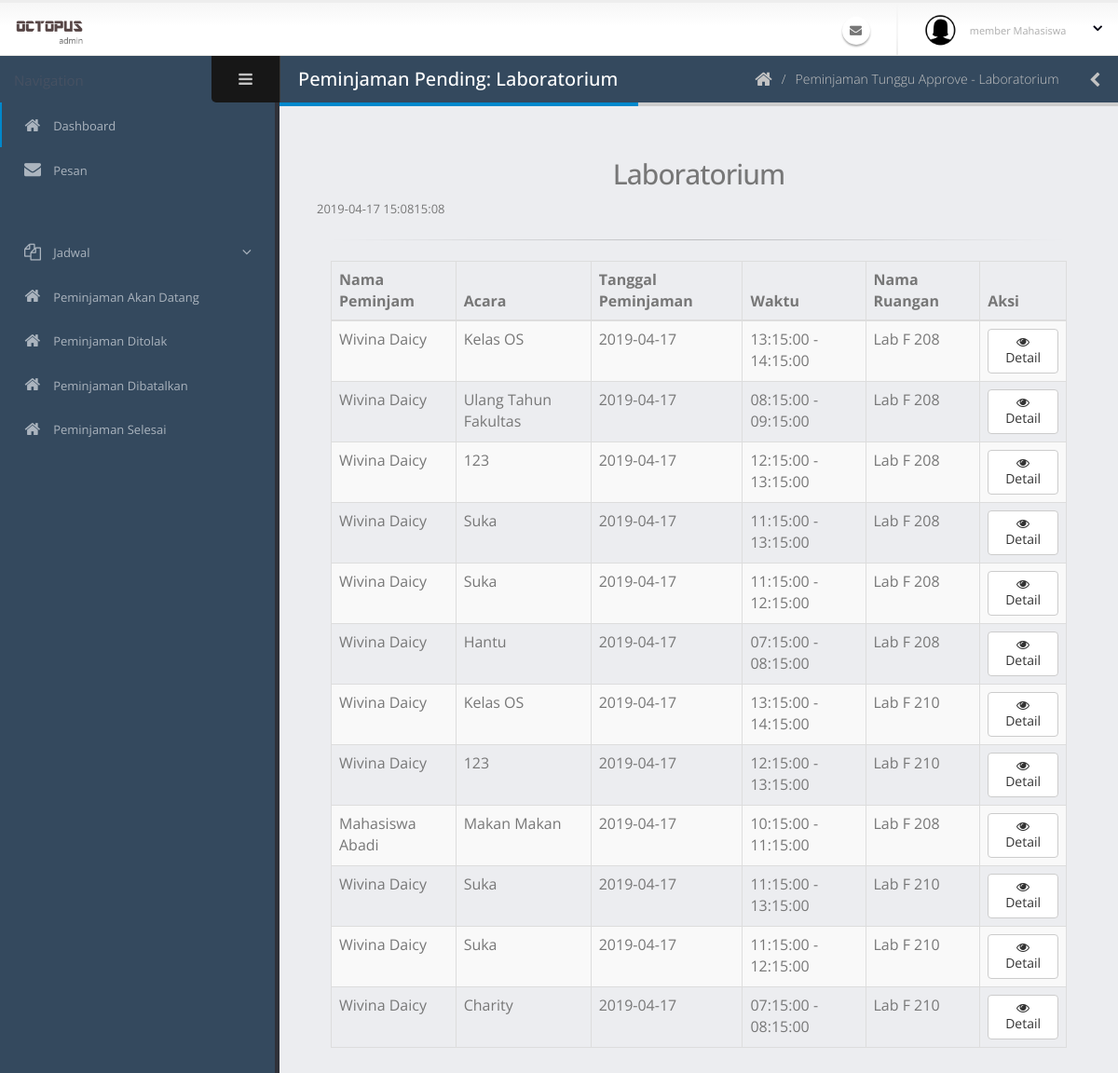
The app's page /admin/pendingLab.php, older data.
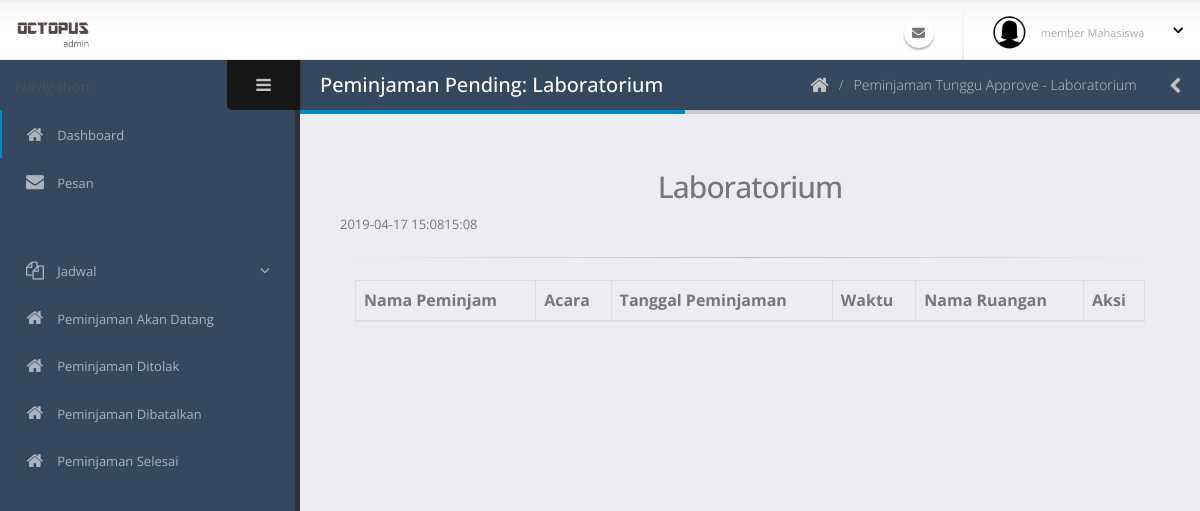
The same page, newer data.
### tables this page shows
CREATE TABLE `peminjaman` (
  `id_peminjaman` varchar(40) NOT NULL COMMENT 'PJ-0',
  `tanggal_peminjaman` date NOT NULL,
  `id_ruangan` varchar(40) NOT NULL,
  `waktu_mulai` time NOT NULL,
  `waktu_selesai` time NOT NULL,
  `id_pengguna` varchar(40) NOT NULL,
  `acara` varchar(70) NOT NULL,
  `jumlah_peserta` int(11) NOT NULL,
  `id_kategoriAcara` int(11) NOT NULL,
  `deskripsi_acara` text NOT NULL,
  `status_peminjaman` int(11) NOT NULL COMMENT '0:TUNGGU APPROVE, 1:APPROVED, 2:SEDANG DIPINJAM, 3:SELESAI, 4:TIDAK APPROVE 5:DIBATALKAN 6:TIMEOUT',
  `user_add` varchar(40) NOT NULL,
  `waktu_add` datetime NOT NULL,
  `user_edit` varchar(40) NOT NULL,
  `waktu_edit` datetime NOT NULL,
  `user_delete` varchar(40) NOT NULL,
  `waktu_delete` datetime NOT NULL,
  `status_delete` int(11) NOT NULL
);

CREATE TABLE `pengguna` (
  `id_pengguna` varchar(40) NOT NULL COMMENT 'USER-0',
  `email` varchar(50) NOT NULL,
  `kata_sandi` text NOT NULL,
  `nama_lengkap` varchar(60) NOT NULL,
  `jenis_kelamin` char(1) NOT NULL,
  `tanggal_lahir` date NOT NULL,
  `alamat` text NOT NULL,
  `no_hp` varchar(20) NOT NULL,
  `tanggal_masuk` date NOT NULL,
  `status_pengguna` int(11) NOT NULL COMMENT '1: SUPER ADMIN, 2: ADMIN, 3: MEMBER DOSEN, 4:MEMBER MAHASISWA',
  `status_daftar` int(11) NOT NULL COMMENT '0 =TIDAK AKTIF, 1=MENUNGGU APPROVE, 2=AKTIF',
  `user_add` varchar(40) NOT NULL,
  `waktu_add` datetime NOT NULL,
  `user_edit` varchar(40) NOT NULL,
  `waktu_edit` datetime NOT NULL,
  `user_delete` varchar(40) NOT NULL,
  `waktu_delete` datetime NOT NULL,
  `status_delete` int(11) NOT NULL
);

CREATE TABLE `ruangan` (
  `id_ruangan` varchar(40) NOT NULL COMMENT 'R-0',
  `nama_ruangan` varchar(60) NOT NULL,
  `jenis_ruangan` int(11) NOT NULL COMMENT '1:LABORATORIUM, 2: MEETING ROOM',
  `gedung_lantai` varchar(20) NOT NULL,
  `kapasitas` int(11) NOT NULL,
  `deskripsi` text NOT NULL,
  `user_add` varchar(40) NOT NULL,
  `waktu_add` datetime NOT NULL,
  `user_edit` varchar(40) NOT NULL,
  `waktu_edit` datetime NOT NULL,
  `user_delete` varchar(40) NOT NULL,
  `waktu_delete` datetime NOT NULL,
  `status_delete` int(11) NOT NULL
);

### session.php (called while the page is built, shortened)
<?php
$email = $_SESSION['email'];
$password =$_SESSION['password'];
$jk = $_SESSION['jk'];
$id = $_SESSION['id'];
?>

### admin/pendingLab.php (the view, shortened to what this page needs)
<?php include('../session.php')?>
<?php include('../koneksi.php'); ?>
<?php include('req/head.php');?>
<?php include('req/header.php');?>
<?php include('req/leftbar.php');?>
	<section role="main" class="content-body">
		<header class="page-header">
			<h2>Peminjaman Pending: Laboratorium</h2>
			<div class="right-wrapper pull-right">
				<ol class="breadcrumbs">
					<li>
						<a href="index.php">
							<i class="fa fa-home"></i>
						</a>
					</li>
					<li>
                        <a href="peminjamanPending.php">
                            <span>Peminjaman Tunggu Approve  - Laboratorium</span>
                        </a>
                    </li>
				</ol>
				<a class="sidebar-right-toggle" data-open="sidebar-right"><i class="fa fa-chevron-left"></i></a>
			</div>
		</header>
		<h2 style="text-align:center">Laboratorium</h2>
		<?php
		$harini = date("Y-m-d H:i");
		$jamini = date("H:i");
		echo $harini;
		echo $jamini;
		?>
<div class="container-fluid">
	<hr>
	<table  class="table table-bordered table-striped mb-none" id="datatable-default">
		<thead>
			<tr>
				<th>Nama Peminjam</th>
                <th>Acara</th>
				<th>Tanggal Peminjaman</th>
				<th>Waktu</th>
				<th>Nama Ruangan</th>
				<th>Aksi</th>
			</tr>
		</thead>
		<tbody>
		<?php
			$query = mysqli_query($koneksi, "SELECT * from peminjaman join pengguna JOIN ruangan ON pengguna.id_pengguna = peminjaman.id_pengguna AND ruangan.id_ruangan = peminjaman.id_ruangan WHERE ruangan.jenis_ruangan='1' AND status_peminjaman='0' ORDER BY tanggal_peminjaman DESC");
			while($data=mysqli_fetch_array($query)){
			?>
			<tr>
				<td><?php echo $data['nama_lengkap']?></td>
				<td><?php echo $data['acara']?></td>
				<td><?php echo $data['tanggal_peminjaman']?></td>
				<td><?php echo $data['waktu_mulai'] . " - " . $data['waktu_selesai']?></td>
                <td><?php echo $data['nama_ruangan']?></td>
				<td class="text-center">
					<a class="btn btn-default" href="detailPeminjamanTunggu.php?idpeminjaman=<?php echo $data['id_peminjaman'];?>"><i class='fa fa-eye'></i> Detail
					</a>
				</td>
			</tr>
			<?php } ?>
		</tbody>
	</table>
</div>
<?php include('req/endtitle.php');?>
<?php include('req/script.php');?>

### admin/req/head.php (shortened to what this page needs)
<html class="fixed">
	<head>
		<link rel="stylesheet" href="assets/vendor/bootstrap/css/bootstrap.css" />
		<link rel="stylesheet" href="assets/vendor/font-awesome/css/font-awesome.css" />
		<link rel="stylesheet" href="assets/vendor/magnific-popup/magnific-popup.css" />
		<link rel="stylesheet" href="assets/vendor/bootstrap-datepicker/css/datepicker3.css" />
		<link rel="stylesheet" href="assets/vendor/jquery-ui/css/ui-lightness/jquery-ui-1.10.4.custom.css" />
		<link rel="stylesheet" href="assets/vendor/bootstrap-multiselect/bootstrap-multiselect.css" />
		<link rel="stylesheet" href="assets/vendor/morris/morris.css" />
		<link rel="stylesheet" href="assets/vendor/bootstrap-fileupload/bootstrap-fileupload.min.css" />
		<link rel="stylesheet" href="assets/vendor/select2/select2.css" />
		<link rel="stylesheet" href="assets/vendor/jquery-datatables-bs3/assets/css/datatables.css" />
		<link rel="stylesheet" href="assets/vendor/pnotify/pnotify.custom.css" />
		<link rel="stylesheet" href="assets/vendor/jquery-ui/css/ui-lightness/jquery-ui-1.10.4.custom.css" />
		<link rel="stylesheet" href="assets/vendor/fullcalendar/fullcalendar.css" />
		<link rel="stylesheet" href="assets/vendor/fullcalendar/fullcalendar.print.css" media="print" />
		<link rel="stylesheet" href="assets/vendor/summernote/summernote.css" />
		<link rel="stylesheet" href="assets/vendor/summernote/summernote-bs3.css" />
		<link rel="stylesheet" href="assets/stylesheets/theme.css" />
		<link rel="stylesheet" href="assets/stylesheets/skins/default.css" />
		<link rel="stylesheet" href="assets/stylesheets/theme-custom.css">
	</head>

### admin/req/header.php (shortened to what this page needs)
<section class="body">
	<header class="header">
		<div class="logo-container">
			<a href="../" class="logo">
				<img src="assets/images/logo.png" height="35" alt="JSOFT Admin" />
			</a>
		</div>
		<div class="header-right">
			<ul class="notifications">
				<li>
					<a href="#" class="dropdown-toggle notification-icon" data-toggle="dropdown">
						<i class="fa fa-envelope"></i>
					</a>
				</li>
			</ul>
			<span class="separator"></span>
			<div id="userbox" class="userbox">
				<a href="#" data-toggle="dropdown">
					<figure class="profile-picture">
						<?php
						if($jk=="l"){
							$foto = "../images/fotoprofil/male.png";
						}else{
							$foto = "../images/fotoprofil/female.png";
						}
						?>
						<img src="<?php echo $foto ?>"/>
					</figure>
					<div class="profile-info">
						<?php
						$query = mysqli_query($koneksi, "SELECT * from pengguna WHERE id_pengguna='$id'");
						$data = mysqli_fetch_array($query);
						if($data['status_pengguna']=="1"){
							$stat = "Super Admin";
						}else if($data['status_pengguna']=="2"){
							$stat = "Admin";
						}else if($data['status_pengguna']=="3"){
							$stat = "Member Dosen";
						}else{
							$stat = "member Mahasiswa";
						}
						?>
						<span class="role"><?php echo $stat?></span>
					</div>
					<i class="fa custom-caret"></i>
				</a>
			</div>
		</div>
	</header>

### admin/req/leftbar.php (shortened to what this page needs)
<div class="inner-wrapper">
	<aside id="sidebar-left" class="sidebar-left">
		<div class="sidebar-header">
			<div class="sidebar-title">
			</div>
			<div class="sidebar-toggle hidden-xs" data-toggle-class="sidebar-left-collapsed" data-target="html" data-fire-event="sidebar-left-toggle">
				<i class="fa fa-bars" aria-label="Toggle sidebar"></i>
			</div>
		</div>
		<div class="nano">
			<div class="nano-content">
				<nav id="menu" class="nav-main" role="navigation">
					<?php
					$query = "SELECT * FROM pengguna WHERE status_delete ='0' AND email='$email' AND kata_sandi='$password'";
					$eksekusi = mysqli_query($koneksi, $query);
					$data = mysqli_fetch_array($eksekusi);
					if($data['status_pengguna']==1){
					?>
					<ul class="nav nav-main">
						<li class="nav-active">
							<a href="index.php">
								<i class="fa fa-home" aria-hidden="true"></i>
								<span>Dashboard</span>
							</a>
						</li>
						<li>
						<a href="pesan.php">
							<?php
							$ceknotifmail = mysqli_query($koneksi, "SELECT count(pesan_detail.id_pesanDetail) FROM pesan_detail WHERE pesan_detail.id_penggunaKe ='$id' AND status_pesan='0'");
							$datamail = mysqli_fetch_array($ceknotifmail);
							$jumlah = $datamail['count(pesan_detail.id_pesanDetail)'];
							if($jumlah!=0){
?>
							<span class="pull-right label label-primary"><?php echo
							$jumlah?></span>
							<?php } ?>
							<i class="fa fa-envelope" aria-hidden="true"></i>
							<span>Pesan</span>
						</a>
						</li>
						<li class="nav-parent">
							<a>
								<i class="fa fa-copy" aria-hidden="true"></i>
								<span>Master Data</span>
							</a>
							<ul class="nav nav-children">
								<li>
									<a href="pengguna.php">
										 Pengguna
									</a>
								</li>
								<li>
									<a href="mahasiswa.php">
										 Mahasiswa
									</a>
								</li>
								<li>
									<a href="">
										 Program Studi &amp; Fakultas
									</a>
								</li>
								<li>
									<a href="">
										 Ruangan &amp; Jenis Ruangan
									</a>
								</li>
								<li>
									<a href="barang.php">
										 Barang
									</a>
								</li>
								<li>
									<a href="">
										 Kategori Acara
									</a>
								</li>
							</ul>
						</li>
						<li>
							<a href="memberPending.php">
								<i class="fa fa-home" aria-hidden="true"></i>
								<span>New Member Pending</span>
								<?php
								$ceknotifmail = mysqli_query($koneksi, "SELECT count(pengguna.id_pengguna) FROM pengguna WHERE status_daftar= '1'");
								$datamail = mysqli_fetch_array($ceknotifmail);
								$jumlah = $datamail['count(pengguna.id_pengguna)'];
								if($jumlah!=0){
									?>
									   &nbsp;&nbsp;&nbsp;<span class="badge"><?php echo $jumlah?></span>
									<?php } ?>
							</a>
						</li>
						<hr class="separator" />
						<li class="nav-parent">
							<a>
								<i class="fa fa-copy" aria-hidden="true"></i>
								<span>Jadwal</span>
							</a>
							<ul class="nav nav-children">
								<li>
									<a href="jadwalLab.php">
										 Laboratorium
									</a>
								</li>
								<li>
									<a href="">
										 Ruang Meeting
									</a>
								</li>
							</ul>
						</li>
						<li class="nav-parent">
							<a>
								<i class="fa fa-copy" aria-hidden="true"> </i>
								<span>Peminjaman Pending </span>
								<?php
								$ceknotifmail = mysqli_query($koneksi, "SELECT count(peminjaman.id_peminjaman) FROM peminjaman WHERE peminjaman.status_peminjaman ='0' or peminjaman.status_peminjaman='5'");
								$datamail = mysqli_fetch_array($ceknotifmail);
								$jumlah = $datamail['count(peminjaman.id_peminjaman)'];
								if($jumlah!=0){
									?>
									   &nbsp;&nbsp;&nbsp;<span class="badge"><?php echo $jumlah?></span>
									<?php } ?>
							</a>
							<ul class="nav nav-children">
								<li>
									<a href="pendingLab.php">
										 Laboratorium
										 <?php
								$ceknotifmail = mysqli_query($koneksi, "SELECT count(peminjaman.id_peminjaman) FROM peminjaman join ruangan on ruangan.id_ruangan = peminjaman.id_ruangan WHERE jenis_ruangan= '1' AND (peminjaman.status_peminjaman ='0' or peminjaman.status_peminjaman='5')");
								$datamail = mysqli_fetch_array($ceknotifmail);
								$jumlah = $datamail['count(peminjaman.id_peminjaman)'];
								if($jumlah!=0){
									?>
									   &nbsp;&nbsp;&nbsp;<span class="badge"><?php echo $jumlah?></span>
									<?php } ?>
									</a>
								</li>
								<li>
									<a href="pendingMeeting.php">
										 Ruang Meeting
										 <?php
								$ceknotifmail = mysqli_query($koneksi, "SELECT count(peminjaman.id_peminjaman) FROM peminjaman join ruangan on ruangan.id_ruangan = peminjaman.id_ruangan WHERE jenis_ruangan= '2' AND (peminjaman.status_peminjaman ='0' or peminjaman.status_peminjaman='5')");
								$datamail = mysqli_fetch_array($ceknotifmail);
								$jumlah = $datamail['count(peminjaman.id_peminjaman)'];
								if($jumlah!=0){
									?>
									   &nbsp;&nbsp;&nbsp;<span class="badge"><?php echo $jumlah?></span>
									<?php } ?>
									</a>
								</li>
							</ul>
						</li>
						<li class="nav-parent">
							<a>
								<i class="fa fa-copy" aria-hidden="true"></i>
								<span>Peminjaman</span>
							</a>
							<ul class="nav nav-children">
								<li>
									<a href="peminjamanAdminLab.php">
										 Laboratorium
									</a>
								</li>
								<li>
									<a href="">
										 Ruang Meeting
									</a>
								</li>
							</ul>
						</li>
						<li>
							<a href="">
								<i class="fa fa-home" aria-hidden="true"></i>
								<span>Peminjaman Selesai</span>
							</a>
						</li>
						<li>
							<a href="logPeminjaman.php">
								<i class="fa fa-home" aria-hidden="true"></i>
								<span>Log Peminjaman</span>
							</a>
						</li>
<hr class="separator">
<li>
							<a href="peminjamanMemberAkanDatang.php">
								<i class="fa fa-home" aria-hidden="true"></i>
								<span>Peminjaman Akan Datang</span>
							</a>
						</li>
						<li>
							<a href="peminjamanMemberDitolak.php">
								<i class="fa fa-home" aria-hidden="true"></i>
								<span>Peminjaman Ditolak</span>
							</a>
						</li>
						<li>
							<a href="peminjamanMemberDibatalkan.php">
								<i class="fa fa-home" aria-hidden="true"></i>
								<span>Peminjaman Dibatalkan</span>
							</a>
						</li>
						<li>
							<a href="peminjamanMemberSelesai.php">
								<i class="fa fa-home" aria-hidden="true"></i>
								<span>Peminjaman Selesai</span>
							</a>
						</li>
					</ul>
					<?php }else{  ?>
					<ul class="nav nav-main">
						<li class="nav-active">
							<a href="index.html">
								<i class="fa fa-home" aria-hidden="true"></i>
								<span>Dashboard</span>
							</a>
						</li>
						<li>
						<a href="pesan.php">
							<i class="fa fa-envelope" aria-hidden="true"></i>
							<span>Pesan</span>
						</a>
						</li>
						<hr class="separator" />
						<li class="nav-parent">
							<a>
								<i class="fa fa-copy" aria-hidden="true"></i>
								<span>Jadwal</span>
							</a>
						</li>
						<li>
							<a href="peminjamanMemberAkanDatang.php">
								<i class="fa fa-home" aria-hidden="true"></i>
								<span>Peminjaman Akan Datang</span>
							</a>
						</li>
						<li>
							<a href="peminjamanMemberDitolak.php">
								<i class="fa fa-home" aria-hidden="true"></i>
								<span>Peminjaman Ditolak</span>
							</a>
						</li>
						<li>
							<a href="peminjamanMemberDibatalkan.php">
								<i class="fa fa-home" aria-hidden="true"></i>
								<span>Peminjaman Dibatalkan</span>
							</a>
						</li>
						<li>
							<a href="peminjamanMemberSelesai.php">
								<i class="fa fa-home" aria-hidden="true"></i>
								<span>Peminjaman Selesai</span>
							</a>
						</li>
					</ul>
					<?php } ?>
				</nav>
			</div>
		</div>
	</aside>

### admin/req/endtitle.php
	</section>
</div>

### admin/req/script.php (shortened to what this page needs)
		</section>
	</body>
</html>

### admin/assets/stylesheets/skins/default.css (style rules this page uses)
a, .btn-link { color: #0088cc; }
.page-header h2 { border-bottom-color: #0088cc; }
ul.nav-main > li.nav-active > a { box-shadow: 2px 0 0 #0088cc inset; }
.notifications .notification-menu:before, .notifications .notification-icon:before { border-bottom-color: #0088cc; }

Row changes from the older to the newer data that the page shows:
removed peminjaman: id_pengguna.nama_lengkap "Wivina Daicy", acara "Kelas OS", tanggal_peminjaman "2019-04-17", waktu_mulai "13:15:00", waktu_selesai "14:15:00", id_ruangan.nama_ruangan "Lab F 208"
removed peminjaman: id_pengguna.nama_lengkap "Wivina Daicy", acara "Ulang Tahun Fakultas", tanggal_peminjaman "2019-04-17", waktu_mulai "08:15:00", waktu_selesai "09:15:00", id_ruangan.nama_ruangan "Lab F 208"
removed peminjaman: id_pengguna.nama_lengkap "Wivina Daicy", acara "123", tanggal_peminjaman "2019-04-17", waktu_mulai "12:15:00", waktu_selesai "13:15:00", id_ruangan.nama_ruangan "Lab F 208"
removed peminjaman: id_pengguna.nama_lengkap "Wivina Daicy", acara "Suka", tanggal_peminjaman "2019-04-17", waktu_mulai "11:15:00", waktu_selesai "13:15:00", id_ruangan.nama_ruangan "Lab F 208"
removed peminjaman: id_pengguna.nama_lengkap "Wivina Daicy", acara "Suka", tanggal_peminjaman "2019-04-17", waktu_mulai "11:15:00", waktu_selesai "12:15:00", id_ruangan.nama_ruangan "Lab F 208"
removed peminjaman: id_pengguna.nama_lengkap "Wivina Daicy", acara "Hantu", tanggal_peminjaman "2019-04-17", waktu_mulai "07:15:00", waktu_selesai "08:15:00", id_ruangan.nama_ruangan "Lab F 208"
removed peminjaman: id_pengguna.nama_lengkap "Wivina Daicy", acara "Kelas OS", tanggal_peminjaman "2019-04-17", waktu_mulai "13:15:00", waktu_selesai "14:15:00", id_ruangan.nama_ruangan "Lab F 210"
removed peminjaman: id_pengguna.nama_lengkap "Wivina Daicy", acara "123", tanggal_peminjaman "2019-04-17", waktu_mulai "12:15:00", waktu_selesai "13:15:00", id_ruangan.nama_ruangan "Lab F 210"
removed peminjaman: id_pengguna.nama_lengkap "Mahasiswa Abadi", acara "Makan Makan", tanggal_peminjaman "2019-04-17", waktu_mulai "10:15:00", waktu_selesai "11:15:00", id_ruangan.nama_ruangan "Lab F 208"
removed peminjaman: id_pengguna.nama_lengkap "Wivina Daicy", acara "Suka", tanggal_peminjaman "2019-04-17", waktu_mulai "11:15:00", waktu_selesai "13:15:00", id_ruangan.nama_ruangan "Lab F 210"
removed peminjaman: id_pengguna.nama_lengkap "Wivina Daicy", acara "Suka", tanggal_peminjaman "2019-04-17", waktu_mulai "11:15:00", waktu_selesai "12:15:00", id_ruangan.nama_ruangan "Lab F 210"
removed peminjaman: id_pengguna.nama_lengkap "Wivina Daicy", acara "Charity", tanggal_peminjaman "2019-04-17", waktu_mulai "07:15:00", waktu_selesai "08:15:00", id_ruangan.nama_ruangan "Lab F 210"
